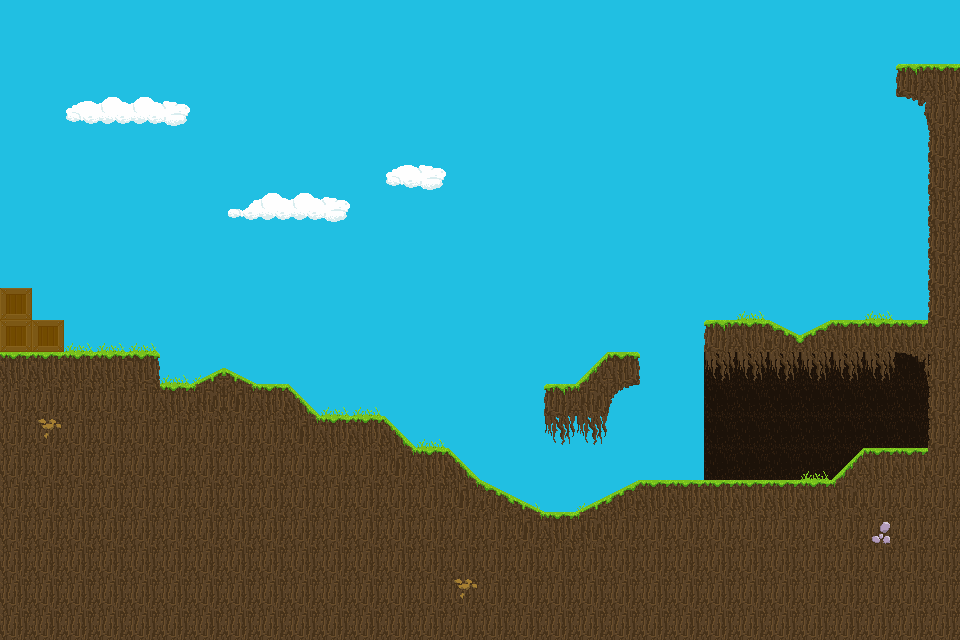

Below is a game level as drawn by its tile map, then a one-line description and the .tmx file that defines it, in full:
An orthogonal 30x20 tile map with 32x32 px tiles, 3 tile layers (layer_3, layer_2, layer_1), 2 tilesets and 1 object.

<map version="1.0" orientation="orthogonal" renderorder="right-down" width="30" height="20" tilewidth="32" tileheight="32" backgroundcolor="#21bfe2" nextobjectid="4">
 <tileset firstgid="1" name="tileset1" tilewidth="32" tileheight="32" tilecount="64" columns="8">
  <image source="../textures/tileset1.png" width="256" height="256" />
  <tile id="20">
   <properties>
    <property name="isSlope" type="bool" value="true" />
    <property name="leftY" type="float" value="1" />
    <property name="rightY" type="float" value="0" />
   </properties>
  </tile>
  <tile id="24">
   <properties>
    <property name="isSlope" type="bool" value="true" />
    <property name="leftY" type="float" value="1" />
    <property name="rightY" type="float" value="0.5" />
   </properties>
  </tile>
  <tile id="25">
   <properties>
    <property name="isSlope" type="bool" value="true" />
    <property name="leftY" type="float" value="0.5" />
    <property name="rightY" type="float" value="0" />
   </properties>
  </tile>
  <tile id="52">
   <properties>
    <property name="isSlope" type="bool" value="true" />
    <property name="leftY" type="float" value="0" />
    <property name="rightY" type="float" value="0.5" />
   </properties>
  </tile>
  <tile id="53">
   <properties>
    <property name="isSlope" type="bool" value="true" />
    <property name="leftY" type="float" value="0.5" />
    <property name="rightY" type="float" value="1" />
   </properties>
  </tile>
  <tile id="56">
   <properties>
    <property name="isSlope" type="bool" value="true" />
    <property name="leftY" type="float" value="0" />
    <property name="rightY" type="float" value="1" />
   </properties>
  </tile>
 </tileset>
 <tileset firstgid="65" name="tileset2" tilewidth="32" tileheight="32" tilecount="96" columns="16">
  <image source="../textures/tileset2.png" width="512" height="192" />
 </tileset>
 <layer name="layer_3" width="30" height="20">
  <properties>
   <property name="collision" type="bool" value="false" />
   <property name="static" type="bool" value="true" />
  </properties>
  <data encoding="csv">
0,0,0,0,0,0,0,0,0,0,0,0,0,0,0,0,0,0,0,0,0,0,0,0,0,0,0,0,0,0,
0,0,0,0,0,0,0,0,0,0,0,0,0,0,0,0,0,0,0,0,0,0,0,0,0,0,0,0,0,0,
0,0,0,0,0,0,0,0,0,0,0,0,0,0,0,0,0,0,0,0,0,0,0,0,0,0,0,0,0,0,
0,0,38,41,44,40,0,0,0,0,0,0,0,0,0,0,0,0,0,0,0,0,0,0,0,0,0,0,0,0,
0,0,0,0,0,0,0,0,0,0,0,0,0,0,0,0,0,0,0,0,0,0,0,0,0,0,0,0,0,0,
0,0,0,0,0,0,0,0,0,0,0,0,38,40,0,0,0,0,0,0,0,0,0,0,0,0,0,0,0,0,
0,0,0,0,0,0,0,43,41,44,39,0,0,0,0,0,0,0,0,0,0,0,0,0,0,0,0,0,0,0,
0,0,0,0,0,0,0,0,0,0,0,0,0,0,0,0,0,0,0,0,0,0,0,0,0,0,0,0,0,0,
0,0,0,0,0,0,0,0,0,0,0,0,0,0,0,0,0,0,0,0,0,0,0,0,0,0,0,0,0,0,
0,0,0,0,0,0,0,0,0,0,0,0,0,0,0,0,0,0,0,0,0,0,0,0,0,0,0,0,0,0,
0,0,0,0,0,0,0,0,0,0,0,0,0,0,0,0,0,0,0,0,0,0,0,0,0,0,0,0,0,0,
0,0,0,0,0,0,0,0,0,0,0,0,0,0,0,0,0,0,0,0,0,0,36,36,36,36,36,36,36,36,
5,5,5,5,5,5,0,0,0,0,0,0,0,0,0,0,0,0,0,0,0,0,36,36,36,36,36,36,36,36,
5,50,5,5,5,5,5,5,5,15,0,0,0,0,0,0,0,0,0,0,0,0,36,36,36,36,36,36,36,36,
5,5,5,5,5,5,5,5,5,5,5,5,0,0,0,0,0,0,0,0,0,0,36,36,36,36,36,0,36,0,
5,5,5,5,5,5,5,5,5,5,5,5,5,5,0,0,0,0,0,0,0,0,36,12,0,0,0,5,5,5,
5,5,5,5,5,5,5,5,5,5,5,5,5,5,5,0,0,0,0,0,0,0,0,5,5,5,5,48,5,5,
5,5,5,5,5,5,5,5,5,5,5,5,5,5,5,5,5,5,5,5,5,5,5,5,5,5,5,5,5,5,
5,5,5,5,5,5,5,5,5,5,5,5,5,5,50,5,5,5,5,5,5,5,5,5,5,5,5,5,5,5,
5,5,5,5,5,5,5,5,5,5,5,5,5,5,5,5,5,5,5,5,5,5,5,5,5,5,5,5,5,5
</data>
 </layer>
 <layer name="layer_2" width="30" height="20">
  <properties>
   <property name="collision" type="bool" value="false" />
   <property name="static" type="bool" value="true" />
  </properties>
  <data encoding="csv">
0,0,0,0,0,0,0,0,0,0,0,0,0,0,0,0,0,0,0,0,0,0,0,0,0,0,0,0,0,0,
0,0,0,0,0,0,0,0,0,0,0,0,0,0,0,0,0,0,0,0,0,0,0,0,0,0,0,0,0,0,
0,0,0,0,0,0,0,0,0,0,0,0,0,0,0,0,0,0,0,0,0,0,0,0,0,0,0,0,0,0,
0,0,0,0,0,0,0,0,0,0,0,0,0,0,0,0,0,0,0,0,0,0,0,0,0,0,0,0,13,0,
0,0,0,0,0,0,0,0,0,0,0,0,0,0,0,0,0,0,0,0,0,0,0,0,0,0,0,0,0,0,
0,0,0,0,0,0,0,0,0,0,0,0,0,0,0,0,0,0,0,0,0,0,0,0,0,0,0,0,0,0,
0,0,0,0,0,0,0,0,0,0,0,0,0,0,0,0,0,0,0,0,0,0,0,0,0,0,0,0,0,0,
0,0,0,0,0,0,0,0,0,0,0,0,0,0,0,0,0,0,0,0,0,0,0,0,0,0,0,0,0,0,
0,0,0,0,0,0,0,0,0,0,0,0,0,0,0,0,0,0,0,0,0,0,0,0,0,0,0,0,0,0,
0,0,0,0,0,0,0,0,0,0,0,0,0,0,0,0,0,0,0,0,0,0,0,29,0,0,0,29,0,0,
0,0,29,29,29,0,0,0,0,0,0,0,0,0,0,0,0,0,0,0,0,0,0,0,0,0,0,0,0,0,
0,0,0,0,0,29,29,0,0,0,0,0,0,0,0,0,0,0,0,0,0,0,24,24,24,24,24,24,13,0,
0,0,0,0,0,0,0,0,0,0,29,29,0,0,0,0,0,0,0,9,0,0,0,0,0,0,0,0,0,0,
0,0,0,0,0,0,0,0,0,0,0,0,0,29,0,0,0,24,24,0,0,0,0,0,0,0,0,0,0,0,
0,0,0,0,0,0,0,0,0,0,0,0,0,0,0,0,0,0,0,0,0,0,0,0,0,29,0,0,29,0,
0,0,0,0,0,0,0,0,0,0,0,0,0,0,0,0,29,0,29,29,29,0,0,0,0,0,0,0,0,0,
0,0,0,0,0,0,0,0,0,0,0,0,0,0,0,0,0,0,0,0,0,0,0,0,0,0,0,0,0,0,
0,0,0,0,0,0,0,0,0,0,0,0,0,0,0,0,0,0,0,0,0,0,0,0,0,0,0,0,0,0,
0,0,0,0,0,0,0,0,0,0,0,0,0,0,0,0,0,0,0,0,0,0,0,0,0,0,0,0,0,0,
0,0,0,0,0,0,0,0,0,0,0,0,0,0,0,0,0,0,0,0,0,0,0,0,0,0,0,0,0,0
</data>
 </layer>
 <layer name="layer_1" width="30" height="20">
  <properties>
   <property name="collision" type="bool" value="true" />
   <property name="static" type="bool" value="true" />
  </properties>
  <data encoding="csv">
0,0,0,0,0,0,0,0,0,0,0,0,0,0,0,0,0,0,0,0,0,0,0,0,0,0,0,0,0,0,
0,0,0,0,0,0,0,0,0,0,0,0,0,0,0,0,0,0,0,0,0,0,0,0,0,0,0,0,0,0,
0,0,0,0,0,0,0,0,0,0,0,0,0,0,0,0,0,0,0,0,0,0,0,0,0,0,0,0,3,1,
0,0,0,0,0,0,0,0,0,0,0,0,0,0,0,0,0,0,0,0,0,0,0,0,0,0,0,0,0,5,
0,0,0,0,0,0,0,0,0,0,0,0,0,0,0,0,0,0,0,0,0,0,0,0,0,0,0,0,0,4,
0,0,0,0,0,0,0,0,0,0,0,0,0,0,0,0,0,0,0,0,0,0,0,0,0,0,0,0,0,4,
0,0,0,0,0,0,0,0,0,0,0,0,0,0,0,0,0,0,0,0,0,0,0,0,0,0,0,0,0,4,
0,0,0,0,0,0,0,0,0,0,0,0,0,0,0,0,0,0,0,0,0,0,0,0,0,0,0,0,0,4,
0,0,0,0,0,0,0,0,0,0,0,0,0,0,0,0,0,0,0,0,0,0,0,0,0,0,0,0,0,4,
7,0,0,0,0,0,0,0,0,0,0,0,0,0,0,0,0,0,0,0,0,0,0,0,0,0,0,0,0,4,
7,7,0,0,0,0,0,0,0,0,0,0,0,0,0,0,0,0,0,0,0,0,3,1,25,54,1,1,1,5,
1,1,1,1,2,0,53,26,0,0,0,0,0,0,0,0,0,0,57,2,0,0,0,0,0,0,0,0,0,4,
0,0,0,0,0,1,62,61,1,21,0,0,0,0,0,0,0,3,62,0,0,0,0,0,0,0,0,0,0,4,
0,0,0,0,0,0,0,0,0,61,1,1,21,0,0,0,0,0,0,0,0,0,0,0,0,0,0,0,0,4,
0,0,0,0,0,0,0,0,0,0,0,0,61,1,21,0,0,0,0,0,0,0,0,0,0,0,57,1,1,5,
0,0,0,0,0,0,0,0,0,0,0,0,0,0,61,25,26,0,53,54,1,1,1,1,1,1,62,0,0,0,
0,0,0,0,0,0,0,0,0,0,0,0,0,0,0,5,61,1,62,5,5,5,5,0,0,0,0,0,0,0,
0,0,0,0,0,0,0,0,0,0,0,0,0,0,0,0,0,0,0,0,0,0,0,0,0,0,0,0,0,0,
0,0,0,0,0,0,0,0,0,0,0,0,0,0,0,0,0,0,0,0,0,0,0,0,0,0,0,0,0,0,
0,0,0,0,0,0,0,0,0,0,0,0,0,0,0,0,0,0,0,0,0,0,0,0,0,0,0,0,0,0
</data>
 </layer>
 <objectgroup name="player">
  <properties>
   <property name="collision" type="bool" value="true" />
   <property name="static" type="bool" value="false" />
  </properties>
  <object id="1" gid="52" x="544" y="384" width="32" height="32" />
 </objectgroup>
</map>
